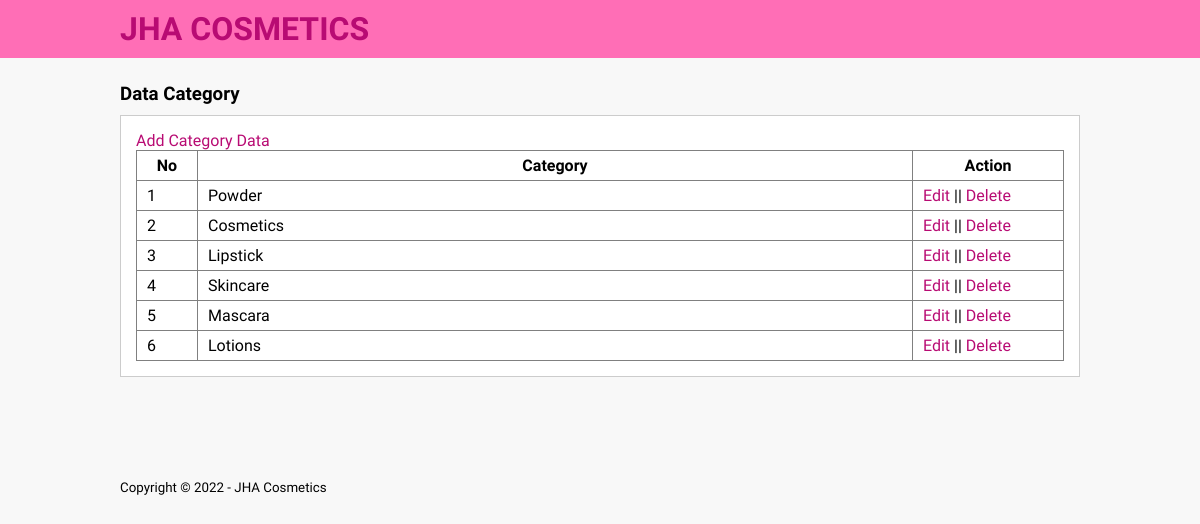
The page /data-category.php on the database as committed earlier.
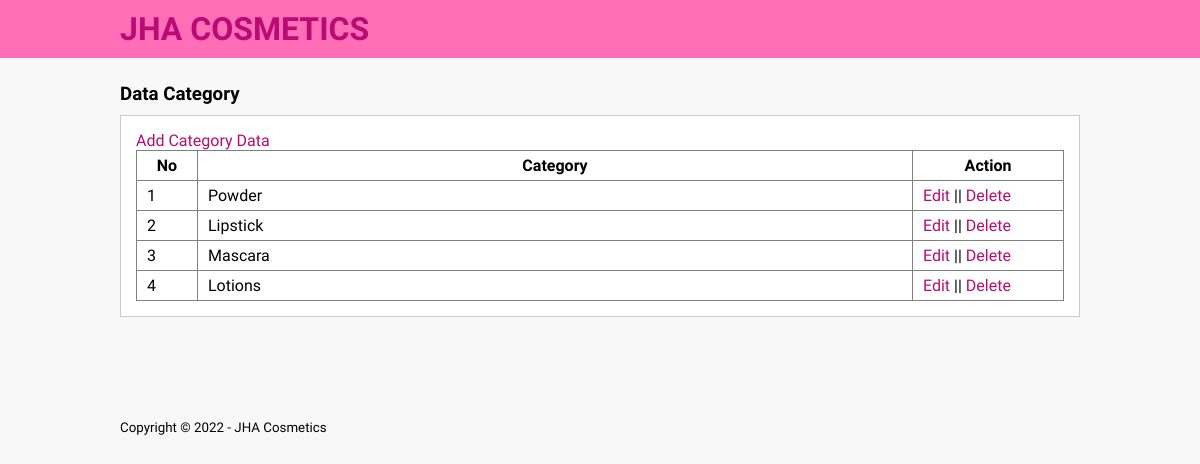
The same page on the database as committed later.
### tables this page shows
CREATE TABLE `tb_category` (
  `category_id` int(11) NOT NULL,
  `category_name` varchar(25) NOT NULL
);

### data-category.php (the view, shortened to what this page needs)
<?php
	include 'config.php';
?>
<!DOCTYPE html>
<html>
<head>
	<link rel="stylesheet" href="css/stylesheet.css">
</head>
<body>
	<header>
		<div class="container">
			<h1><a href="index.php">JHA COSMETICS</a></h1>
		</div>
	</header>
	<div class="section">
		<div class="container">
			<h3>Data Category</h3>
			<div class="box">
				<p><a href="add-category.php">Add Category Data</a></p>
				<table border="1" cellspacing="0" class="table">
					<thead>
						<tr>
							<th width="60px">No</th>
							<th>Category</th>
							<th width="150px">Action</th>
						</tr>
					</thead>
					<tbody>
						<?php
							$no = 1;
							$kategori = mysqli_query($conn, "SELECT * FROM tb_category ORDER BY category_id DESC");
							if(mysqli_num_rows($kategori) > 0){
							while($row = mysqli_fetch_array($kategori)){
						?>
						<tr>
							<td><?php echo $no++ ?></td>
							<td><?php echo $row['category_name'] ?></td>
							<td>
								<a href="edit-category.php?id=<?php echo $row['category_id'] ?>">Edit</a> || <a href="proses-hapus.php?idk=<?php echo $row['category_id'] ?>" onclick="return confirm('Are You Sure to Delete ?')">Delete</a>
							</td>
						</tr>
						<?php }}else{ ?>
							<tr>
								<td colspan="3">No Data!</td>
							</tr>
						<?php } ?>
					</tbody>
				</table>
			</div>
		</div>
	</div>
	<footer>
		<div class="container">
			<small>Copyright &copy; 2022 - JHA Cosmetics</small>
		</div>
	</footer>
</body>
</html>

Rows that differ between the two databases and show on the page:
removed tb_category: category_name "Cosmetics"
removed tb_category: category_name "Skincare"
